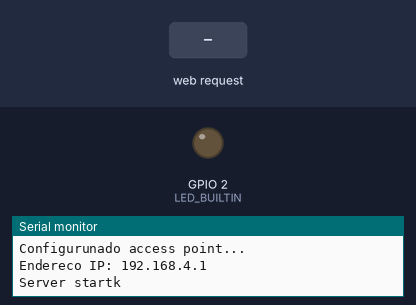
Bench run of a sketch on a simulated ESP32. Parts: output pins drawn as LEDs (lit = HIGH), the last lines printed to the serial monitor. Inputs (shaded band) come from the test bench.

Above: at 1.2 s.
1.3 s: HTTP request GET /H received
At 2.1 s:
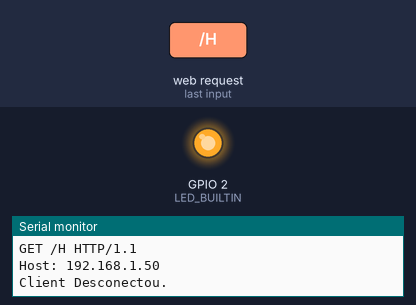
2.8 s: HTTP request GET /L received
At 3.2 s:
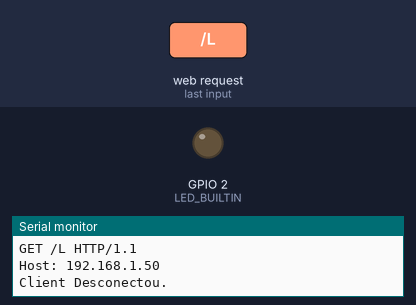
Timing chart, 0 to 5.8 s (numbered marks = the images above; inputs shaded):
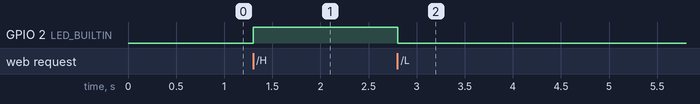

The sketch:

2.WiFi_AP.ino
```cpp
/*
  2.WiFi_AP.ino cria um ponto de acesso WiFi e fornece um servidor web nele.

  Passos:
  1. Conecte-se ao ponto de acesso "yourAp"
  2. Aponte seu navegador da web para http://192.168.4.1/H para ligar o LED ou http://192.168.4.1/L
  para desligá-lo OU Execute o TCP bruto "GET / H" e "GET / L" no terminal
  PuTTY com 192.168.4.1 como endereço IP e 80 como porta

  Criado para arduino-esp32 em 04 de julho de 2018
  by Elochukwu Ifediora (fedy0)
*/

#include <WiFi.h>
#include <WiFiClient.h>
#include <WiFiAP.h>

#define LED_BUILTIN 2 // Set the GPIO pin where you connected your test LED or comment this line out if your dev board has a built-in LED

// Defina-os como suas credenciais desejadas.
const char *ssid = "yourAP"; // TROQUE AQUI
// Uma senha válida tem que ter mais 7 digitos
const char *password = "yourPassword"; // TROQUE AQUI

WiFiServer server(80);

void setup()
{
  pinMode(LED_BUILTIN, OUTPUT);

  Serial.begin(115200);
  Serial.println();
  Serial.println("Configurunado access point...");

  // Você pode remover a senha se quiser para deixar acesso livre
  // if (!WiFi.softAP(ssid, password)) {

  if (!WiFi.softAP(ssid, password))
  {
    log_e("Soft AP failed.");
    while (1)
      ;
  }
  IPAddress myIP = WiFi.softAPIP();
  Serial.print("Endereco IP: ");
  Serial.println(myIP);
  server.begin();

  Serial.println("Server startk");
}

void loop()
{
  WiFiClient client = server.available(); // Procurar por clientes

  if (client)
  { // Cliente conectou
    Serial.println("New Client.");
    String currentLine = "";
    while (client.connected())
    { // Enquanto cliente estiver conectado
      if (client.available())
      {                         // Se tiver dados vindo do cliente,
        char c = client.read(); // Vai fazer leitura dos bytes
        Serial.write(c);
        if (c == '\n')
        {

          // Se a linha atual estiver em branco, você recebeu dois caracteres de nova linha seguidos.
          // Esse é o fim da solicitação HTTP do cliente, então envie uma resposta:
          if (currentLine.length() == 0)
          {

            client.println("HTTP/1.1 200 OK");
            client.println("Content-type:text/html");
            client.println();

            // Aqui fica as funções de ligação que vão trabalhar na requesição
            client.print("Click <a href=\"/H\">here</a> LIGOU \"ON\" LED.<br>");
            client.print("Click <a href=\"/L\">here</a> DESLIGOU \"OFF\" LED.<br>");

            // The HTTP response ends with another blank line:
            client.println();
            // break out of the while loop:
            break;
          }
          else
          { // if you got a newline, then clear currentLine:
            currentLine = "";
          }
        }
        else if (c != '\r')
        {                   // if you got anything else but a carriage return character,
          currentLine += c; // add it to the end of the currentLine
        }

        if (currentLine.endsWith("GET /H"))
        {
          digitalWrite(LED_BUILTIN, HIGH);
        }
        if (currentLine.endsWith("GET /L"))
        {
          digitalWrite(LED_BUILTIN, LOW);
        }
      }
    }
    // close the connection:
    client.stop();
    Serial.println("Client Desconectou.");
  }
}
```

Measured:
- after the input at 1.3 s, GPIO 2 (LED_BUILTIN): LOW → HIGH at once
- after the input at 2.8 s, GPIO 2 (LED_BUILTIN): HIGH → LOW at once
